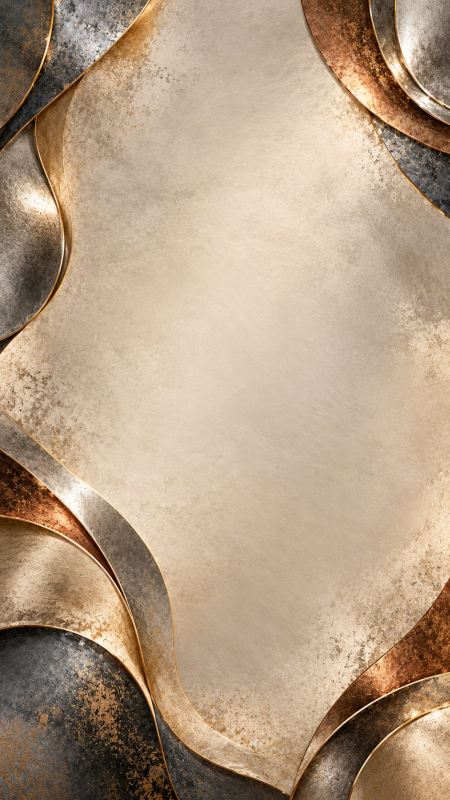
#> input picture anchor/mobile/src/assets/share-environments/alloy.jpg, 900 x 1600 px, given in place of board-empty.webp, which was not available (shown at 1/2 size)
$ python build_vision_board_assets.py
#> lines starting #> are read from the running program, lines starting #| are printed output that depends on the picture; after the words box and inside, x2 and y2 are one past the last pixel; in counts of white or black regions, pixels touching at a corner belong together; long printed decimals are rounded; pictures that were not available may be replaced by others from this repository, and a replacement may not be noted
"""
Builds the runtime Vision board assets from the supplied design sheets.

Sources live in `design/vision-board/source/` (repo root) and are never
modified. Several sources are grouped exports (many objects on one large
transparent sheet); each object is found by connected-component analysis on
the alpha channel, so the script keeps working when a sheet is replaced with a
higher-resolution original of the same layout.

For every extracted object the script:
  - removes the red / yellow / pink / white matte fringes left by the
    background removal (region-grown in from the transparent edge only),
  - clears the stray residue inside torn-frame photo windows,
  - bleeds edge colour into transparent pixels so resizing leaves no halo,
  - resizes to a mobile-appropriate size and writes a lossy+alpha WebP.

It also writes `src/components/v2/vision/board/visionBoardAssetMetrics.generated.ts`
with each asset's aspect ratio and, for frames, the normalised photo window.

Usage (from anchor/mobile):  python scripts/vision-board/build_vision_board_assets.py
Requires: Pillow, numpy, scipy.
"""
from __future__ import annotations

import json
import os
from dataclasses import dataclass

import numpy as np
from PIL import Image
from scipy import ndimage as ndi

HERE = os.path.dirname(os.path.abspath(__file__))
MOBILE = os.path.abspath(os.path.join(HERE, '..', '..'))
REPO = os.path.abspath(os.path.join(MOBILE, '..', '..'))
SOURCE = os.path.join(REPO, 'design', 'vision-board', 'source')
OUT = os.path.join(MOBILE, 'src', 'assets', 'vision', 'board')
METRICS = os.path.join(MOBILE, 'src', 'components', 'v2', 'vision', 'board', 'visionBoardAssetMetrics.generated.ts')

WEBP_QUALITY = 86
ALPHA_THRESHOLD = 24


@dataclass
class Pick:
    sheet: str
    index: int  # object index in reading order (rows, then left to right)
    name: str
    max_dim: int  # longest side of the runtime asset, px
    kind: str = 'plain'  # plain | frame | board | paper


PICKS = [
    Pick('board-empty.webp', 0, 'board', 1600, 'board'),
    Pick('intention-paper.webp', 0, 'intention-paper', 1000, 'paper'),
    Pick('torn-frames-sheet.webp', 0, 'frame-landscape', 1100, 'frame'),
    Pick('torn-frames-sheet.webp', 1, 'frame-portrait', 1000, 'frame'),
    Pick('torn-frames-sheet.webp', 2, 'frame-square', 900, 'frame'),
    Pick('tape-pins-sheet.webp', 0, 'tape-light', 380),
    Pick('tape-pins-sheet.webp', 1, 'tape-kraft', 380),
    Pick('tape-pins-sheet.webp', 3, 'tape-soft', 380),
    Pick('tape-pins-sheet.webp', 4, 'pin-front', 120),
    Pick('tape-pins-sheet.webp', 5, 'pin-angled', 140),
    Pick('botanical-sheet.webp', 0, 'leaf-large', 720),
    Pick('botanical-sheet.webp', 1, 'leaf-branch', 640),
    Pick('botanical-sheet.webp', 2, 'leaf-sprig', 420),
    Pick('paper-map-sheet.webp', 0, 'scrap-kraft', 520),
    Pick('paper-map-sheet.webp', 1, 'map-corner', 520),
    Pick('paper-map-sheet.webp', 2, 'scrap-light', 520),
    Pick('paper-map-sheet.webp', 4, 'map-strip', 760),
    Pick('compass-sheet.webp', 1, 'compass-rose', 420),
]


def load(sheet: str) -> np.ndarray:
    return np.array(Image.open(os.path.join(SOURCE, sheet)).convert('RGBA'))


def objects(rgba: np.ndarray) -> list[tuple[slice, slice]]:
    """Bounding boxes of the sheet's objects in reading order."""
    mask = rgba[..., 3] > ALPHA_THRESHOLD
    closed = ndi.binary_closing(mask, iterations=3)
    labels, count = ndi.label(closed)
    boxes = ndi.find_objects(labels)
    sizes = ndi.sum(mask, labels, range(1, count + 1))
    minimum = mask.size * 0.0008
    found = [box for box, size in zip(boxes, sizes) if size > minimum]
    height = rgba.shape[0]

    def reading_order(box: tuple[slice, slice]) -> tuple[int, float]:
        cy = (box[0].start + box[0].stop) / 2
        cx = (box[1].start + box[1].stop) / 2
        return (round(cy / (height * 0.2)), cx)

    return sorted(found, key=reading_order)


def crop(rgba: np.ndarray, box: tuple[slice, slice], pad: int = 6) -> np.ndarray:
    h, w = rgba.shape[:2]
    y0, y1 = max(0, box[0].start - pad), min(h, box[0].stop + pad)
    x0, x1 = max(0, box[1].start - pad), min(w, box[1].stop + pad)
    piece = rgba[y0:y1, x0:x1].copy()
    # Neighbouring objects that fall inside the padded box are not ours.
    mask = piece[..., 3] > ALPHA_THRESHOLD
    labels, count = ndi.label(ndi.binary_closing(mask, iterations=3))
    if count > 1:
        sizes = ndi.sum(mask, labels, range(1, count + 1))
        keep = labels == (int(np.argmax(sizes)) + 1)
        keep = ndi.binary_dilation(keep, iterations=4)
        piece[..., 3] = np.where(keep, piece[..., 3], 0)
    return piece


def defringe(rgba: np.ndarray, band: int = 14) -> np.ndarray:
    """Removes matte-colour fringes, growing inward from the transparent edge only."""
    out = rgba.copy()
    r, g, b, a = (out[..., i].astype(np.int32) for i in range(4))
    transparent = a <= ALPHA_THRESHOLD
    distance = ndi.distance_transform_edt(~transparent)
    red = (r > 140) & (g * 100 < r * 55) & (b * 100 < r * 55) & (r - g > 70)
    yellow = (r > 170) & (g > 150) & (b * 10 < g * 6) & (np.abs(r - g) < 60) & (b < 110)
    pink = (r > 200) & (b > g + 5) & (r - g > 35)
    white = (np.minimum(np.minimum(r, g), b) > 226)
    key = ((red | yellow) & (distance <= band)) | ((pink | white) & (distance <= 4))
    removed = transparent.copy()
    for _ in range(band):
        frontier = ndi.binary_dilation(removed) & key & ~removed
        if not frontier.any():
            break
        removed |= frontier
    alpha = np.where(removed, 0, a)
    # Tighten the cut by a pixel and soften it so edges never read as stickers.
    alpha = ndi.grey_erosion(alpha, size=(3, 3))
    alpha = ndi.gaussian_filter(alpha.astype(np.float32), 0.6)
    out[..., 3] = np.clip(alpha, 0, 255).astype(np.uint8)
    return out


def clear_frame_window(rgba: np.ndarray) -> tuple[np.ndarray, dict]:
    """Empties the photo window and returns it as fractions of the frame."""
    out = rgba.copy()
    h, w = out.shape[:2]
    hole = out[..., 3] <= ALPHA_THRESHOLD
    labels, count = ndi.label(hole)
    best, best_size = None, 0
    for index, box in enumerate(ndi.find_objects(labels), start=1):
        touches = box[0].start == 0 or box[1].start == 0 or box[0].stop == h or box[1].stop == w
        size = int((labels[box] == index).sum())
        if not touches and size > best_size:
            best, best_size = box, size
    if best is None:
        raise RuntimeError('frame window not found')
    y0, y1, x0, x1 = best[0].start, best[0].stop, best[1].start, best[1].stop
    out[y0:y1, x0:x1, 3] = 0
    window = {'left': x0 / w, 'top': y0 / h, 'right': x1 / w, 'bottom': y1 / h}
    return out, window


def board_inner(rgba: np.ndarray) -> dict:
    """The linen field inside the wooden frame, as fractions of the board."""
    rgb = rgba[..., :3].astype(np.float32)
    lum = rgb @ np.array([0.299, 0.587, 0.114], dtype=np.float32)
    alpha = rgba[..., 3]
    h, w = lum.shape
    light = 150

    def first(values: np.ndarray, opacity: np.ndarray) -> int:
        # Skip the transparent margin, then the dark wood, to the first linen pixel.
        # Highlights on the wood are light too, so linen means a sustained run.
        start = int(np.argmax(opacity > 200))
        run = max(8, len(values) // 60)
        bright = (values[start:] > light).astype(np.int32)
        sustained = np.convolve(bright, np.ones(run, dtype=np.int32), mode='valid') == run
        return start + int(np.argmax(sustained))

    rows = [lum[int(h * f)] for f in (0.35, 0.5, 0.65)]
    row_alpha = [alpha[int(h * f)] for f in (0.35, 0.5, 0.65)]
    cols = [lum[:, int(w * f)] for f in (0.35, 0.5, 0.65)]
    col_alpha = [alpha[:, int(w * f)] for f in (0.35, 0.5, 0.65)]
    left = int(np.median([first(r, a) for r, a in zip(rows, row_alpha)]))
    right = w - int(np.median([first(r[::-1], a[::-1]) for r, a in zip(rows, row_alpha)]))
    top = int(np.median([first(c, a) for c, a in zip(cols, col_alpha)]))
    bottom = h - int(np.median([first(c[::-1], a[::-1]) for c, a in zip(cols, col_alpha)]))
    return {'left': left / w, 'top': top / h, 'right': right / w, 'bottom': bottom / h}


def bleed(rgba: np.ndarray) -> np.ndarray:
    """Copies the nearest visible colour into transparent pixels (no dark halos when scaled)."""
    out = rgba.copy()
    empty = out[..., 3] < 8
    if not empty.any() or empty.all():
        return out
    _, (iy, ix) = ndi.distance_transform_edt(empty, return_indices=True)
    for channel in range(3):
        values = out[..., channel]
        out[..., channel] = np.where(empty, values[iy, ix], values)
    return out


def resize(rgba: np.ndarray, max_dim: int) -> Image.Image:
    image = Image.fromarray(rgba, 'RGBA')
    scale = min(1.0, max_dim / max(image.size))
    if scale < 1.0:
        size = (max(1, round(image.width * scale)), max(1, round(image.height * scale)))
        image = image.resize(size, Image.LANCZOS)
    return image


def main() -> None:
    os.makedirs(OUT, exist_ok=True)
    sheets: dict[str, tuple[np.ndarray, list]] = {}
    metrics: dict[str, dict] = {}
    for pick in PICKS:
        if pick.sheet not in sheets:
            rgba = load(pick.sheet)
            sheets[pick.sheet] = (rgba, objects(rgba))
#> in objects, `mask = rgba[..., 3] > ALPHA_THRESHOLD`: mask: shape (1600, 900) bool; every value is 1
#> in objects, `closed = ndi.binary_closing(mask, iterations=3)`:
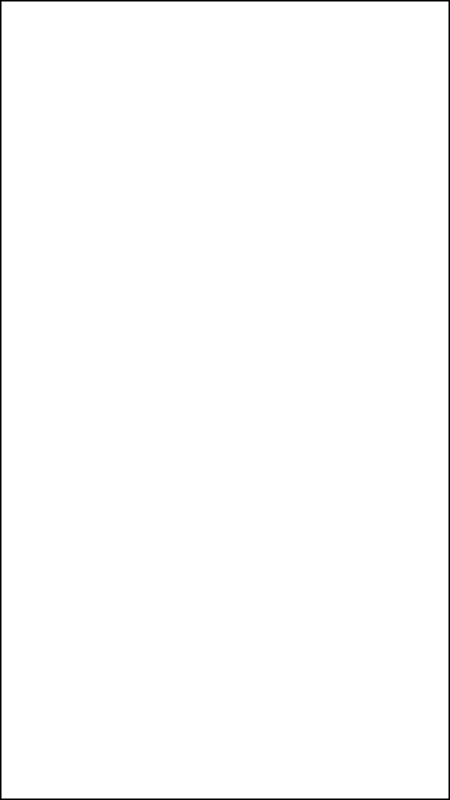
#> closed: shape (1600, 900) bool (shown at 1/2 size); 99% white; 1 black region, box (x1, y1, x2, y2) and area: (0, 0, 900, 1600) 14964
#> in objects, `labels, count = ndi.label(closed)`: count = 1
#> in objects, `boxes = ndi.find_objects(labels)`: boxes = 1 item
#> in objects, `sizes = ndi.sum(mask, labels, range(1, count + 1))`: sizes = [1425036]
#> in objects, `found = [box for box, size in zip(boxes, sizes) if size > minimum]`: found = 1 item
        rgba, boxes = sheets[pick.sheet]
#> boxes = 1 item
        piece = crop(rgba, boxes[pick.index])
#> in crop, `labels, count = ndi.label(ndi.binary_closing(mask, iterations=3))`: count = 1
        entry: dict = {}
        if pick.kind == 'board':
            piece = defringe(piece, band=4)
#> in defringe, `r, g, b, a = (out[..., i].astype(np.int32) for i in range(4))`:
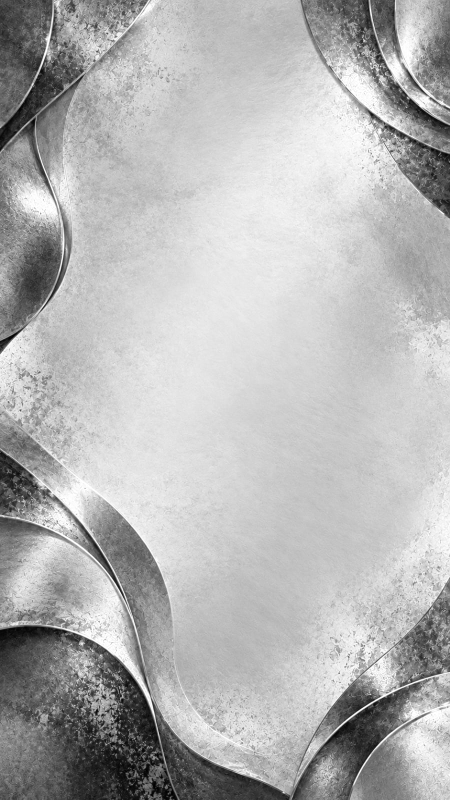
#> r: shape (1600, 900) int32 (shown at 1/2 size); min 0, max 255, mean 180
#> in defringe, `r, g, b, a = (out[..., i].astype(np.int32) for i in range(4))`:
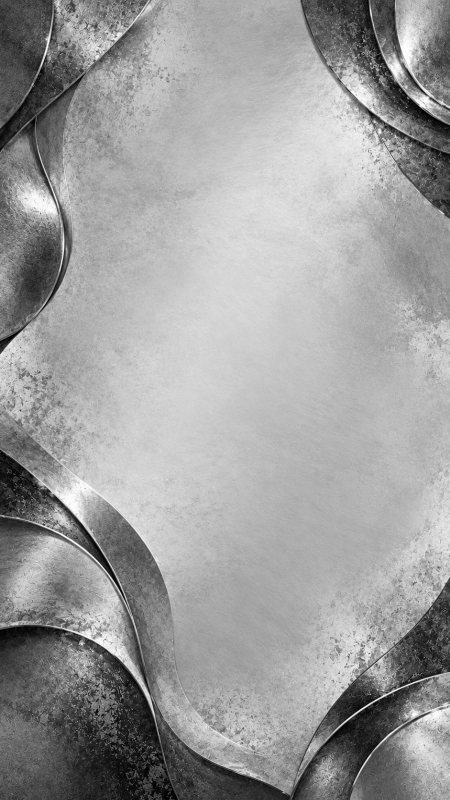
#> g: shape (1600, 900) int32 (shown at 1/2 size); min 0, max 255, mean 156.7
#> in defringe, `r, g, b, a = (out[..., i].astype(np.int32) for i in range(4))`:
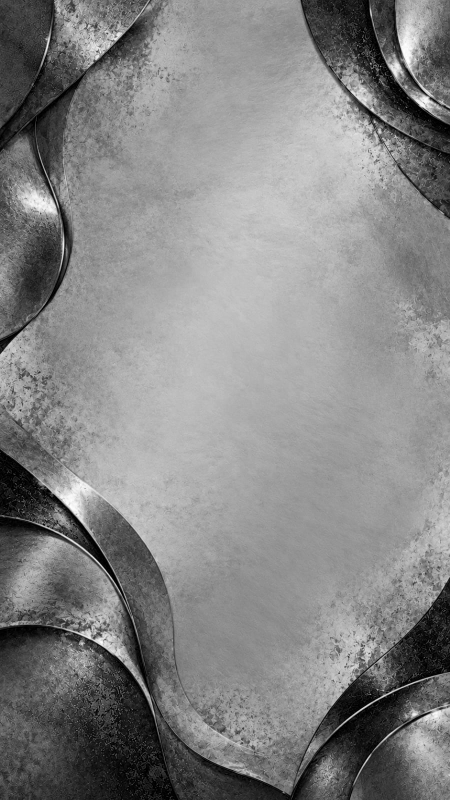
#> b: shape (1600, 900) int32 (shown at 1/2 size); min 0, max 255, mean 132.4
#> in defringe, `r, g, b, a = (out[..., i].astype(np.int32) for i in range(4))`: a: shape (1600, 900) int32; every value is 255
#> in defringe, `transparent = a <= ALPHA_THRESHOLD`: transparent: shape (1600, 900) bool; every value is 0
#> in defringe, `distance = ndi.distance_transform_edt(~transparent)`:
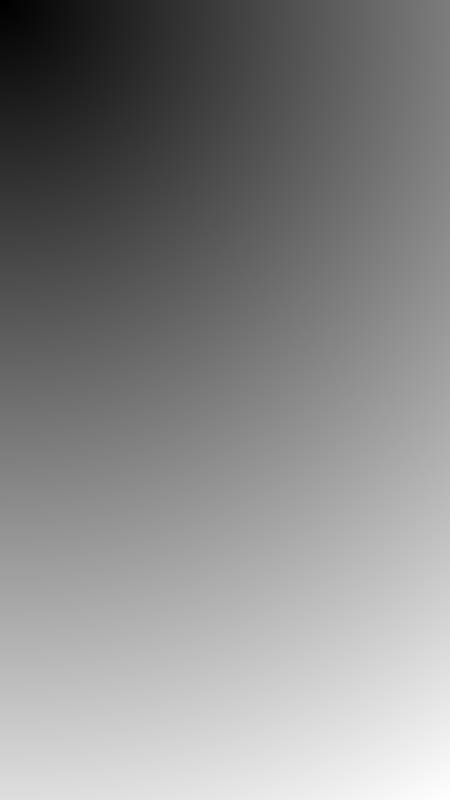
#> distance: shape (1600, 900) float64 (shown at 1/2 size); min 1, max 1835.3, mean 979.4; drawn with min black and max white
#> in defringe, `red = (r > 140) & (g * 100 < r * 55) & (b * 100 < r * 55) & (r - g > 70)`: red: shape (1600, 900) bool; 0.09% white in thin lines or dots, all inside (x1, y1, x2, y2) = (14, 92, 898, 1392)
#> in defringe, `yellow = (r > 170) & (g > 150) & (b * 10 < g * 6) & (np.abs(r - g) < 6..`:
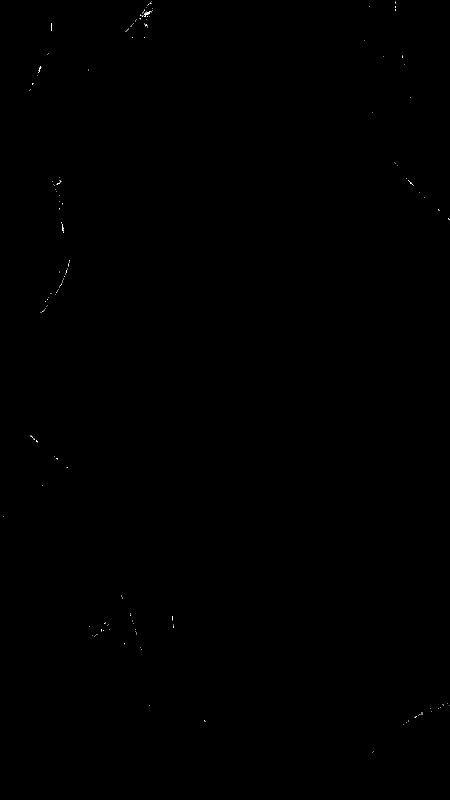
#> yellow: shape (1600, 900) bool (shown at 1/2 size); 0.03% white in thin lines or dots
#> in defringe, `white = (np.minimum(np.minimum(r, g), b) > 226)`:
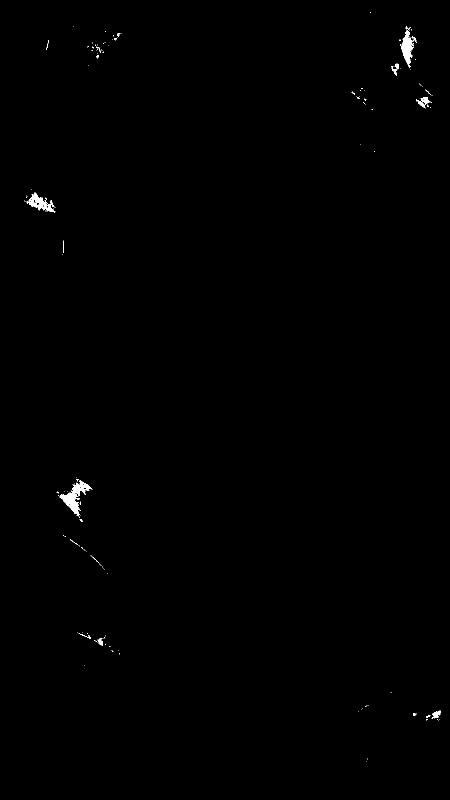
#> white: shape (1600, 900) bool (shown at 1/2 size); 0.32% white; 135 white regions (117 under 20 px), largest, box (x1, y1, x2, y2) and area: (119, 961, 185, 1033) 1440, (801, 60, 833, 136) 988, (53, 385, 110, 425) 846
#> in defringe, `alpha = ndi.gaussian_filter(alpha.astype(np.float32), 0.6)`: alpha: shape (1600, 900) float32; every value is 255
            entry['inner'] = board_inner(piece)
#> in board_inner, `alpha = rgba[..., 3]`: alpha: shape (1600, 900); every value is 255
#> in board_inner, `rows = [lum[int(h * f)] for f in (0.35, 0.5, 0.65)]`: rows = 3 items
#> in board_inner, `left = int(np.median([first(r, a) for r, a in zip(rows, row_alpha)]))`: left = 105
#> in board_inner, `right = w - int(np.median([first(r[::-1], a[::-1]) for r, a in zip(row..`: right = 900
#> in board_inner, `top = int(np.median([first(c, a) for c, a in zip(cols, col_alpha)]))`: top = 0
#> in board_inner, `bottom = h - int(np.median([first(c[::-1], a[::-1]) for c, a in zip(co..`: bottom = 1493
        elif pick.kind == 'frame':
            piece = defringe(piece)
            piece, window = clear_frame_window(piece)
            entry['window'] = window
        else:
            piece = defringe(piece)
        piece = bleed(piece)
        image = resize(piece, pick.max_dim)
        image.save(os.path.join(OUT, f'{pick.name}.webp'), 'WEBP', quality=WEBP_QUALITY, alpha_quality=92, method=6)
        entry['width'] = image.width
        entry['height'] = image.height
        entry['aspect'] = round(image.width / image.height, 4)
        metrics[pick.name] = entry
        print(f'{pick.name:18s} {image.width}x{image.height}', {k: v for k, v in entry.items() if k in ('window', 'inner')})
#| board              900x1600 {'inner': {'left': 0.1167, 'top': 0.0, 'right': 1.0, 'bottom': 0.9331}}
#> pass 2 of the loop in main, `for pick in PICKS:`:
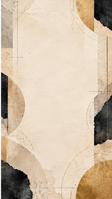
#> input picture anchor/mobile/src/assets/share-vision/vision_editorial_thumb.png, 112 x 199 px, given in place of intention-paper.webp, which was not available
#> mask: shape (199, 112) bool; every value is 1
#> in objects (call 2), `closed = ndi.binary_closing(mask, iterations=3)`:
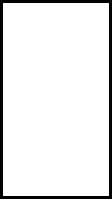
#> closed: shape (199, 112) bool; 91.8% white; 1 black region, box (x1, y1, x2, y2) and area: (0, 0, 112, 199) 1830
#> sizes = [20458]
#> r: shape (199, 112) int32
#> g: shape (199, 112) int32
#> b: shape (199, 112) int32
#> a: shape (199, 112) int32; every value is 255
#> transparent: shape (199, 112) bool; every value is 0
#> distance: shape (199, 112) float64
#> yellow: shape (199, 112) bool; 0.19% white in thin lines or dots, all inside (x1, y1, x2, y2) = (81, 18, 112, 188)
#> white: shape (199, 112) bool; 0.89% white in thin lines or dots, all inside (x1, y1, x2, y2) = (0, 0, 1, 199)
#> in defringe (call 2), `key = ((red | yellow) & (distance <= band)) | ((pink | white) & (dista..`:
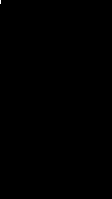
#> key: shape (199, 112) bool; 0.02% white in thin lines or dots, all inside (x1, y1, x2, y2) = (0, 0, 1, 4)
#| intention-paper    112x199 {}

    def rounded(value):
        if isinstance(value, float):
            return round(value, 4)
        if isinstance(value, dict):
            return {k: rounded(v) for k, v in value.items()}
        return value

    body = json.dumps({k: rounded(v) for k, v in metrics.items()}, indent=2)
    with open(METRICS, 'w', encoding='utf-8', newline='\n') as handle:
        handle.write('/* eslint-disable */\n')
        handle.write('// Generated by scripts/vision-board/build_vision_board_assets.py - do not edit by hand.\n')
        handle.write('// Pixel sizes of the runtime assets, with frame photo windows and the board\'s linen field as fractions.\n')
        handle.write(f'export const VISION_BOARD_ASSET_METRICS = {body} as const;\n')
    print('wrote', METRICS)


if __name__ == '__main__':
#> (the run stopped early here; a loop or call above may not have finished)
